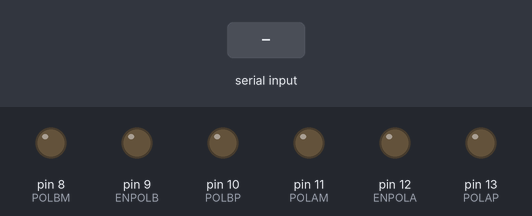
A sketch run on a simulated Arduino Uno, built with avr-gcc and run on an emulated ATmega328P. Parts: output pins drawn as LEDs (lit = HIGH). Inputs (shaded band) come from the test bench.

Above: at 1.2 s.
1.3 s: "90,45\n" received over Serial
At 1.7 s:
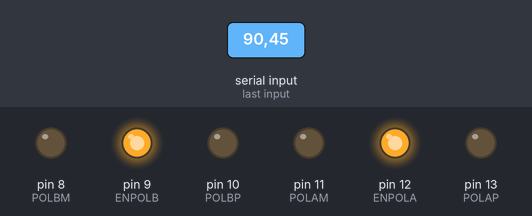
2.8 s: "1,90,45\n" received over Serial
At 4.0 s:
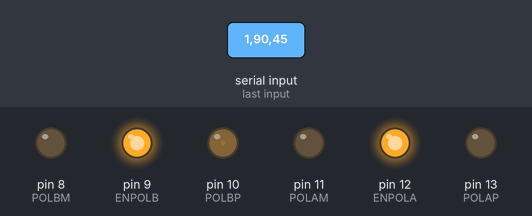
Timing chart, 0 to 5.8 s (numbered marks = the images above; inputs shaded):
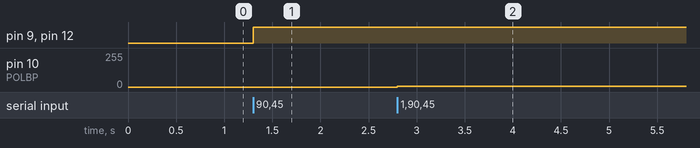

Measured:
- after the input at 1.3 s, pin 9 (ENPOLB), pin 12 (ENPOLA): LOW → HIGH at once
- after the input at 2.8 s, pin 10 (POLBP): 0/255 → 5/255 at once

The sketch:

fix.ino
```cpp
#define ENPOLA  12 //PIN ENABLE A
#define ENPOLB  9 //PIN ENABLE B
#define POLAP   13 //PIN A
#define POLAM   11 //PIN A_BAR
#define POLBP   10 //PIN B
#define POLBM   8 //PIN B_BAR

String inputString = "";         // a string to hold incoming data
boolean stringComplete = false;  // whether the string is complete
int  pil = 0, a = 0;
int pA = 0, pB = 0;
String kontrol = "";
float sud = 0;
char buff[6];
void setup() {
  // put your setup code here, to run once:
  Serial.begin(115200);
  inputString.reserve(20);
  kontrol.reserve(20);
  pinMode(ENPOLA, OUTPUT);
  //pinMode(13, OUTPUT);
  pinMode(ENPOLB, OUTPUT);
  pinMode(POLAP, OUTPUT);
  pinMode(POLAM, OUTPUT);
  pinMode(POLBP, OUTPUT);
  pinMode(POLBM, OUTPUT);
  digitalWrite(ENPOLA, LOW);
  digitalWrite(ENPOLB, LOW);
  digitalWrite(POLAP, LOW);
  digitalWrite(POLAM, LOW);
  digitalWrite(POLBP, LOW);
  digitalWrite(POLBM, LOW);
}

void loop() {
  // put your main code here, to run repeatedly:
  if (stringComplete) {
    //#-100*-100
    pA = inputString.substring(1, 5).toInt();
    pB = inputString.substring(6, 10).toInt();
    // clear the string:
    inputString = "";
    stringComplete = false;
    digitalWrite(ENPOLA, HIGH);
    digitalWrite(ENPOLB, HIGH);
    if (pA >= 0)  {
      //Serial.print("POLAP  ");
      analogWrite(POLAP, pA);
      analogWrite(POLAM, 0);
    } else {
      //Serial.print("POLAM  ");
      analogWrite(POLAP, 0);
      analogWrite(POLAM, abs(pA));
    }

    if (pB >= 0)  {
      //Serial.println("POLBP");
      analogWrite(POLBP, pB);
      analogWrite(POLBM, 0);
    } else {
      //Serial.println("POLBM");
      analogWrite(POLBP, 0);
      analogWrite(POLBM, abs(pB));
    }
  }
}

void serialEvent() {
  while (Serial.available()) {
    // get the new byte:
    char inChar = (char)Serial.read();
    // if the incoming character is a newline, set a flag
    // so the main loop can do something about it:
    if (inChar == '\n') {
      stringComplete = true;
    }
    // add it to the inputString:
    else
    {
      inputString += inChar;
    }
  }
}
```
